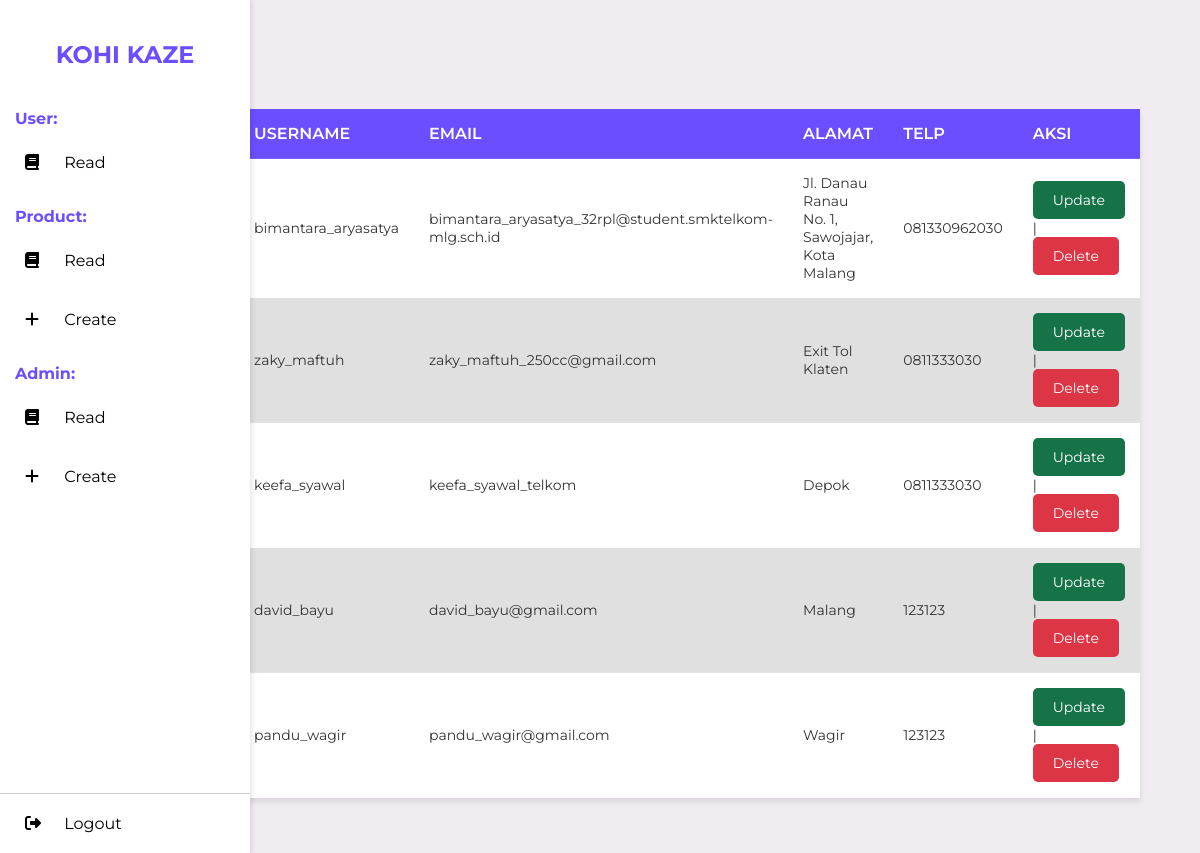
The page /kohi_admin/readUser.php (signed in) on the database its author committed.
### tables this page shows
CREATE TABLE `user` (
  `id_user` int(11) NOT NULL,
  `username` varchar(100) NOT NULL,
  `nama_user` varchar(100) NOT NULL,
  `email_user` varchar(100) NOT NULL,
  `password_user` varchar(100) NOT NULL,
  `alamat` text NOT NULL,
  `telp` varchar(50) NOT NULL
);

### kohi_admin/readUser.php (the view, shortened to what this page needs)
<?php
    include "../kohi_user/connection.php";
    $limit = 5;
    $page = isset($_GET['page']) ? (int)$_GET['page'] : 1;
    $offset = ($page - 1) * $limit;
    $query_get_user = mysqli_query($conn, "SELECT * FROM user LIMIT $limit OFFSET $offset");
    $total_records = mysqli_query($conn, "SELECT COUNT(*) AS total FROM user");
    $total_records = mysqli_fetch_assoc($total_records)['total'];
    $total_pages = ceil($total_records / $limit);
?>
<!DOCTYPE html>
<html lang="id">
<head>
    <link rel="stylesheet" href="./style/readUser.css">
</head>
<body>
    <aside>
        <?php include "sidebar.php"; ?>
    </aside>
    <section class="main-content">
        <div class="title">
            <h1>Read <span style="color: #6B4EFF;">User</span></h1>
        </div>
        <div class="user-table">
            <table style="border-collapse: collapse;">
                <thead>
                    <tr>
                        <th style="width: 4%;">No</th>
                        <th style="width: 15%;">Nama</th>
                        <th style="width: 15%;">Username</th>
                        <th style="width: 15%;">Email</th>
                        <th style="width: 15%;">Alamat</th>
                        <th style="width: 15%;">Telp</th>
                        <th style="width: 20%;">Aksi</th>
                    </tr>
                </thead>
                <tbody>
                    <?php
                        if (mysqli_num_rows($query_get_user) > 0):
                            $no = $offset + 1;
                            while ($data_get_user = mysqli_fetch_array($query_get_user)):
                    ?>
                                <tr>
                                    <td><?=$no++?></td>
                                    <td><?=$data_get_user['nama_user']?></td>
                                    <td><?=$data_get_user['username']?></td>
                                    <td><?=$data_get_user['email_user']?></td>
                                    <td><?=$data_get_user['alamat']?></td>
                                    <td><?=$data_get_user['telp']?></td>
                                    <td><a href="updateUser.php?id_user=<?=$data_get_user['id_user']?>" class="update-btn">Update</a> | <a href="deleteUser.php?id_user=<?=$data_get_user['id_user']?>" onclick="return confirm('Are you sure want to delete this user?')" class="delete-btn">Delete</a></td>
                                </tr>
                    <?php
                            endwhile;
                        endif;
                    ?>
                </tbody>
            </table>
        </div>
        <div class="pagination">
            <?php for ($i = 1; $i <= $total_pages; $i++): ?>
                <a href="?page=<?=$i?>" <?=$page == $i ? 'class="active"' : ''?>><?=$i?></a>
            <?php endfor; ?>
        </div>
    </section>
</body>
</html>

### kohi_admin/style/readUser.css (style rules this page uses)
body, html { margin: 0; padding: 0; height: 100%; }
aside { width: 250px; height: 100%; }
.main-content { flex: 1; padding: 40px 60px; background-color: #F1ECF2; }
table { margin-top: 40px; width: 100%; border-collapse: collapse; text-align: left; background-color: #ffffff; box-shadow: 0px 4px 6px rgba(0, 0, 0, 0.1); }
thead { background-color: #6B4EFF; color: #ffffff; }
th, td { padding: 15px; border-bottom: 1px solid rgba(255, 255, 255, 0.1); }
th { font-size: 16px; font-weight: 600; background-color: #6B4EFF; text-transform: uppercase; }
tr:nth-child(odd) { background-color: #fff; color: #ffffff; }
tr:nth-child(even) { background-color: #E0E0E0; color: #333333; }
td { font-size: 14px; color: #333333; }
.update-btn, .delete-btn { text-decoration: none; padding: 10px 20px; border-radius: 5px; display: inline-block; color: #fff; }
.update-btn { background-color: #157347; }
.delete-btn { background-color: #DC3545; }
.pagination { margin-top: 20px; display: flex; gap: 10px; }
.pagination a { background-color: #fff; color: #6B4EFF; display: flex; text-decoration: none; border-radius: 50%; align-items: center; justify-content: center; width: 35px; height: 35px; }

### kohi_admin/style/sidebar.css (style rules this page uses)
* { padding: 0; margin: 0; box-sizing: border-box; font-family: 'Montserrat' ,sans-serif; }
body { background-color: #F1ECF2; height: 100vh; display: flex; }

### rows shown on the page
user: username "bimantara_aryasatya", email_user "bimantara_aryasatya_32rpl@student.smktelkom-mlg.sch.id", alamat "Jl. Danau Ranau No. 1, Sawojajar, Kota Malang", telp "081330962030"
user: username "zaky_maftuh", email_user "zaky_maftuh_250cc@gmail.com", alamat "Exit Tol Klaten", telp "0811333030"
user: username "keefa_syawal", email_user "keefa_syawal_telkom", alamat "Depok", telp "0811333030"
user: username "david_bayu", email_user "david_bayu@gmail.com", alamat "Malang", telp "123123"
user: username "pandu_wagir", email_user "pandu_wagir@gmail.com", alamat "Wagir", telp "123123"
